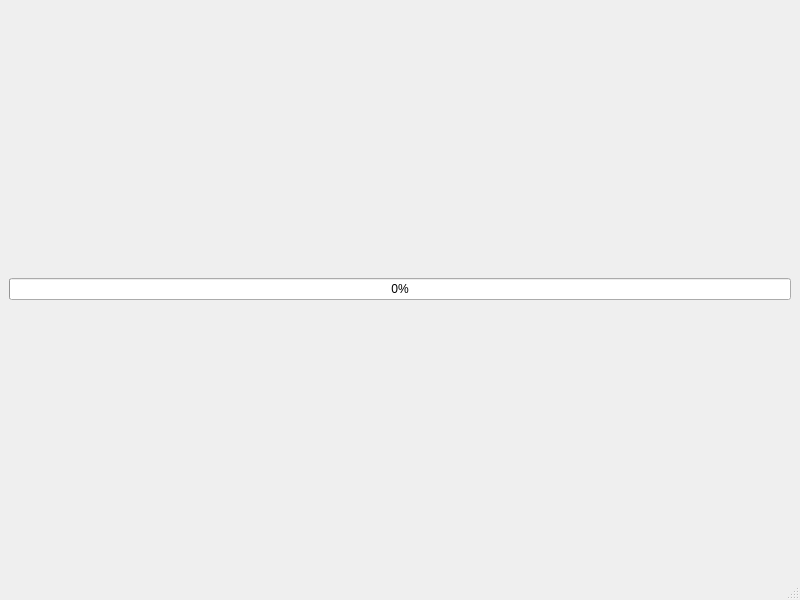
<?xml version="1.0" encoding="UTF-8"?>
<ui version="4.0">
 <class>MainWindow</class>
 <widget class="QMainWindow" name="MainWindow">
  <property name="geometry">
   <rect>
    <x>0</x>
    <y>0</y>
    <width>800</width>
    <height>600</height>
   </rect>
  </property>
  <property name="windowTitle">
   <string>MainWindow</string>
  </property>
  <widget class="QWidget" name="centralwidget">
   <layout class="QGridLayout" name="gridLayout_2">
    <item row="0" column="0">
     <layout class="QGridLayout" name="lo"/>
    </item>
    <item row="1" column="0">
     <widget class="QProgressBar" name="progressBar">
      <property name="value">
       <number>0</number>
      </property>
     </widget>
    </item>
   </layout>
  </widget>
  <widget class="QMenuBar" name="menubar">
   <property name="geometry">
    <rect>
     <x>0</x>
     <y>0</y>
     <width>800</width>
     <height>25</height>
    </rect>
   </property>
  </widget>
  <widget class="QStatusBar" name="statusbar"/>
 </widget>
 <resources/>
 <connections/>
</ui>
